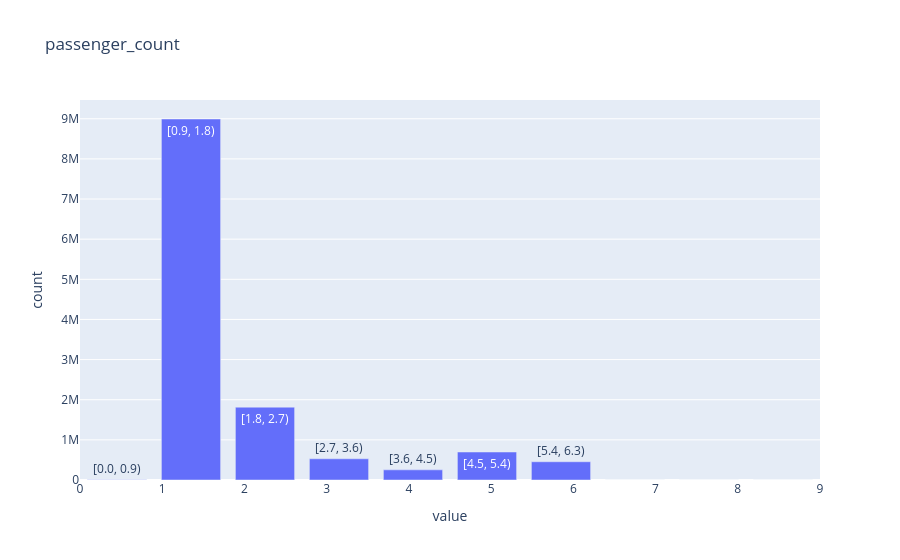
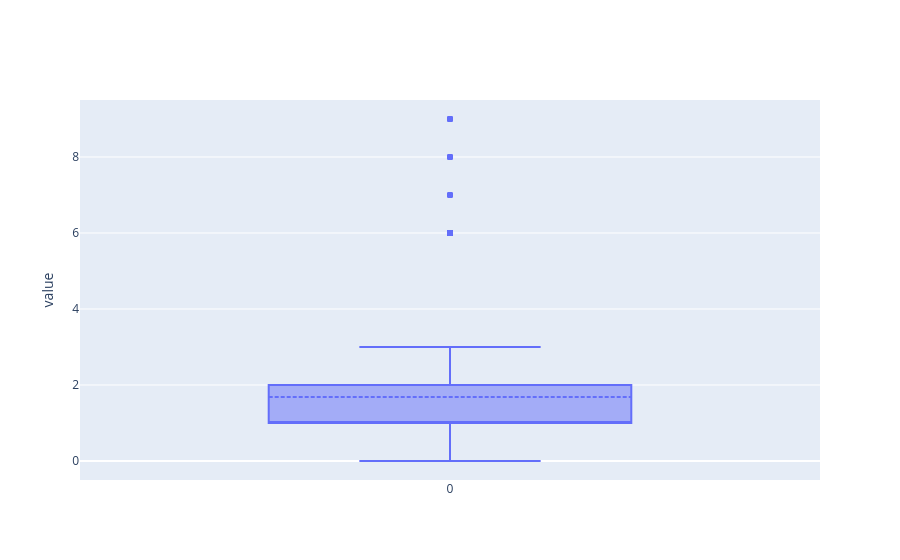
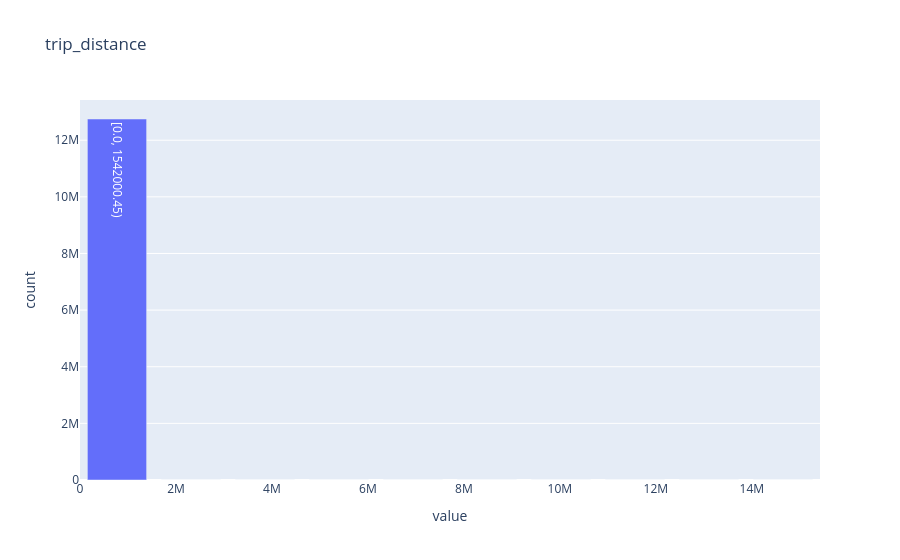
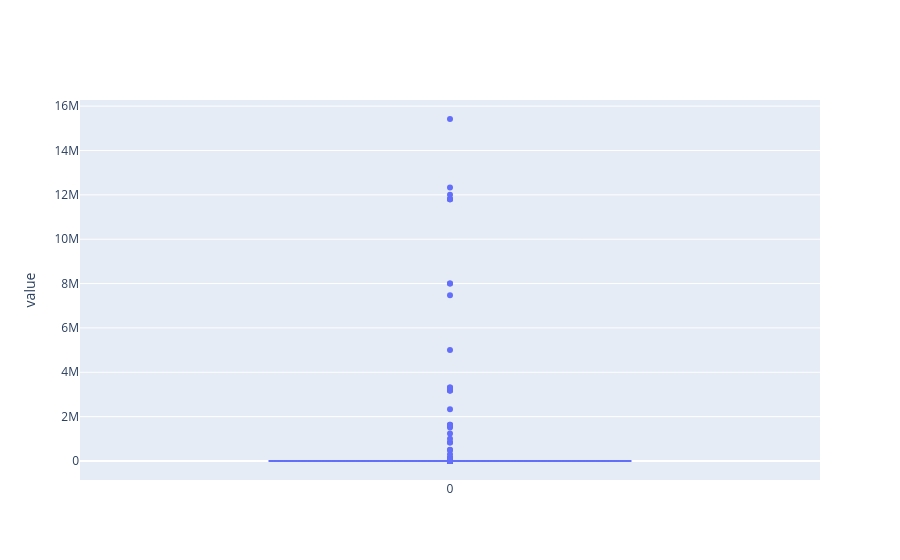

Source (notebook cell) for these figures, in order:
### Code cell
for column_name in [
    "passenger_count",
    "trip_distance",
    "pickup_longitude",
    "pickup_latitude",
    "dropoff_longitude",
    "dropoff_latitude",
    "fare_amount",
    "extra",
    "mta_tax",
    "tip_amount",
    "tolls_amount",
    "improvement_surcharge",
    "total_amount",
]:
    if column_name == "tolls_amount":
        df.plot.hist(column=column_name, bins=25, title=column_name).show()
        df.plot.box(column=column_name).show()
    else:
        df.plot.hist(column=column_name, title=column_name).show()
        df.plot.box(column=column_name).show()

### Figure 1 — Plotly figure (JSON) as saved in the notebook; plotly's stock layout.template omitted (floating-point values rounded to 4 significant figures)
{"data": [{"hovertemplate": "variable=passenger_count<br>value=%{text}<br>count=%{y}", "name": "passenger_count", "text": ["[0.0, 0.9)", "[0.9, 1.8)", "[1.8, 2.7)", "[2.7, 3.6)", "[3.6, 4.5)", "[4.5, 5.4)", "[5.4, 6.3)", "[6.3, 7.2)", "[7.2, 8.1)", "[8.1, 9.0]"], "type": "bar", "x": [0.45, 1.35, 2.25, 3.15, 4.05, 4.95, 5.85, 6.75, 7.65, 8.55], "y": [6565, 8993870, 1814594, 528486, 253228, 697645, 454568, 9, 10, 11]}], "layout": {"barmode": "stack", "title": {"text": "passenger_count"}, "xaxis": {"title": {"text": "value"}}, "yaxis": {"title": {"text": "count"}}}}

### Figure 2 — Plotly figure (JSON) as saved in the notebook; plotly's stock layout.template omitted (floating-point values rounded to 4 significant figures; data arrays with more than 128 entries replaced by an {"elided": "..."} marker saying what was removed)
{"data": [{"boxpoints": "suspectedoutliers", "lowerfence": [0], "mean": [1.681], "median": [1], "name": "passenger_count", "notched": false, "q1": [1], "q3": [2], "type": "box", "upperfence": [3], "x": [0], "y": {"elided": "1x1001 int values"}}], "layout": {"yaxis": {"title": {"text": "value"}}}}

### Figure 3 — Plotly figure (JSON) as saved in the notebook; plotly's stock layout.template omitted (floating-point values rounded to 4 significant figures)
{"data": [{"hovertemplate": "variable=trip_distance<br>value=%{text}<br>count=%{y}", "name": "trip_distance", "text": ["[0.0, 1542000.45)", "[1542000.45, 3084000.9)", "[3084000.9, 4626001.35)", "[4626001.35, 6168001.8)", "[6168001.8, 7710002.25)", "[7710002.25, 9252002.7)", "[9252002.7, 10794003.15)", "[10794003.15, 12336003.6)", "[12336003.6, 13878004.049999999)", "[13878004.049999999, 15420004.5]"], "type": "bar", "x": [771000.0, 2313000.0, 3855000.0, 5397000.0, 6939000.0, 8481000.0, 10020000.0, 11570000.0, 13110000.0, 14650000.0], "y": [12748966, 5, 5, 1, 1, 2, 0, 5, 0, 1]}], "layout": {"barmode": "stack", "title": {"text": "trip_distance"}, "xaxis": {"title": {"text": "value"}}, "yaxis": {"title": {"text": "count"}}}}

### Figure 4 — Plotly figure (JSON) as saved in the notebook; plotly's stock layout.template omitted (floating-point values rounded to 4 significant figures; data arrays with more than 128 entries replaced by an {"elided": "..."} marker saying what was removed)
{"data": [{"boxpoints": "suspectedoutliers", "lowerfence": [0], "mean": [13.46], "median": [1.67], "name": "trip_distance", "notched": false, "q1": [1], "q3": [3], "type": "box", "upperfence": [6], "x": [0], "y": {"elided": "1x1001 float values"}}], "layout": {"yaxis": {"title": {"text": "value"}}}}
